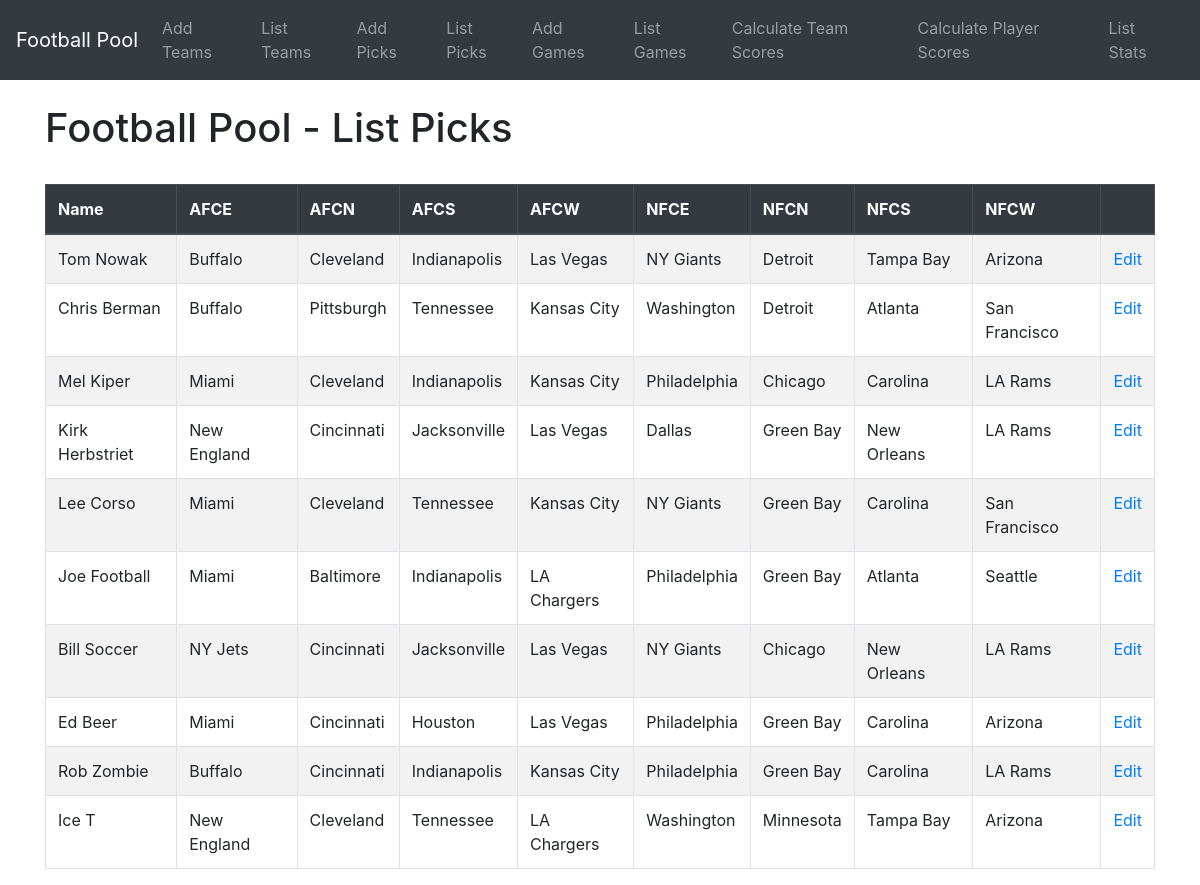
Screenshot of /list_picks with the database file from the repository.
### testadd/models.py (models this page shows, shortened)
class picks(models.Model):
	name = models.CharField(max_length=100)
	email = models.EmailField(max_length=75)
	afce = models.CharField(max_length=20, default=None)
	afcescore = models.IntegerField(default=0, blank=True, null=True)
	afcn = models.CharField(max_length=20, default=None)
	afcnscore = models.IntegerField(default=0, blank=True, null=True)
	afcs = models.CharField(max_length=20, default=None)
	afcsscore = models.IntegerField(default=0, blank=True, null=True)
	afcw = models.CharField(max_length=20, default=None)
	afcwscore = models.IntegerField(default=0, blank=True, null=True)
	nfce = models.CharField(max_length=20, default=None)
	nfcescore = models.IntegerField(default=0, blank=True, null=True)
	nfcn = models.CharField(max_length=20, default=None)
	nfcnscore = models.IntegerField(default=0, blank=True, null=True)
	nfcs = models.CharField(max_length=20, default=None)
	nfcsscore = models.IntegerField(default=0, blank=True, null=True)
	nfcw = models.CharField(max_length=20, default=None)
	nfcwscore = models.IntegerField(default=0, blank=True, null=True)
	points = models.IntegerField(default=0, blank=True, null=True)
	class Meta:
		constraints = [
		models.UniqueConstraint(fields=['afce', 'afcn', 'afcs', 'afcw', 'nfce', 'nfcn', 'nfcs', 'nfcw'], name='unique_picks')]
		verbose_name_plural = "picks"

### testadd/views.py (the view)
# urls.py: path('list_picks', views.list_picks, name="list_picks"),
def list_picks(request):
	all_picks = picks.objects.all
	return render(request, 'list_picks.html', {'all_picks': all_picks})

### testadd/templates/list_picks.html (shortened to what this page needs)
{% extends 'base.html' %}
{% block content %}
<h1>Football Pool - List Picks</h1>
<br/>
<table class="table table-striped table-bordered table-hover">
  <thead class="thead-dark">
    <tr>
      <th scope="col">Name</th>
      <th scope="col">AFCE</th>
      <th scope="col">AFCN</th>
      <th scope="col">AFCS</th>
      <th scope="col">AFCW</th>
      <th scope="col">NFCE</th>
      <th scope="col">NFCN</th>
      <th scope="col">NFCS</th>
      <th scope="col">NFCW</th>
      <th scope="col"></th>
    </tr>
  </thead>
  <tbody>
  	{% if all_picks %}
		{% for records in all_picks %}
	  		<tr>
				<td>{{ records.name }}</td>
				<td>{{ records.afce }}</td>
				<td>{{ records.afcn }}</td>
			  <td>{{ records.afcs }}</td>
        <td>{{ records.afcw }}</td>
        <td>{{ records.nfce }}</td>
        <td>{{ records.nfcn }}</td>
        <td>{{ records.nfcs }}</td>
        <td>{{ records.nfcw }}</td>
        <td><a href="{% url 'edit_picks' records.id %}">Edit</a></td>
			</tr>
		{% endfor %}
	{% endif %}
  </tbody>
</table>
{% endblock %}

### rows the page displays
picks: name "Tom Nowak", afce "Buffalo", afcn "Cleveland", afcs "Indianapolis", afcw "Las Vegas", nfce "NY Giants", nfcn "Detroit", nfcs "Tampa Bay", nfcw "Arizona"
picks: name "Chris Berman", afce "Buffalo", afcn "Pittsburgh", afcs "Tennessee", afcw "Kansas City", nfce "Washington", nfcn "Detroit", nfcs "Atlanta", nfcw "San Francisco"
picks: name "Mel Kiper", afce "Miami", afcn "Cleveland", afcs "Indianapolis", afcw "Kansas City", nfce "Philadelphia", nfcn "Chicago", nfcs "Carolina", nfcw "LA Rams"
picks: name "Kirk Herbstriet", afce "New England", afcn "Cincinnati", afcs "Jacksonville", afcw "Las Vegas", nfce "Dallas", nfcn "Green Bay", nfcs "New Orleans", nfcw "LA Rams"
picks: name "Lee Corso", afce "Miami", afcn "Cleveland", afcs "Tennessee", afcw "Kansas City", nfce "NY Giants", nfcn "Green Bay", nfcs "Carolina", nfcw "San Francisco"
picks: name "Joe Football", afce "Miami", afcn "Baltimore", afcs "Indianapolis", afcw "LA Chargers", nfce "Philadelphia", nfcn "Green Bay", nfcs "Atlanta", nfcw "Seattle"
picks: name "Bill Soccer", afce "NY Jets", afcn "Cincinnati", afcs "Jacksonville", afcw "Las Vegas", nfce "NY Giants", nfcn "Chicago", nfcs "New Orleans", nfcw "LA Rams"
picks: name "Ed Beer", afce "Miami", afcn "Cincinnati", afcs "Houston", afcw "Las Vegas", nfce "Philadelphia", nfcn "Green Bay", nfcs "Carolina", nfcw "Arizona"
picks: name "Rob Zombie", afce "Buffalo", afcn "Cincinnati", afcs "Indianapolis", afcw "Kansas City", nfce "Philadelphia", nfcn "Green Bay", nfcs "Carolina", nfcw "LA Rams"
picks: name "Ice T", afce "New England", afcn "Cleveland", afcs "Tennessee", afcw "LA Chargers", nfce "Washington", nfcn "Minnesota", nfcs "Tampa Bay", nfcw "Arizona"
